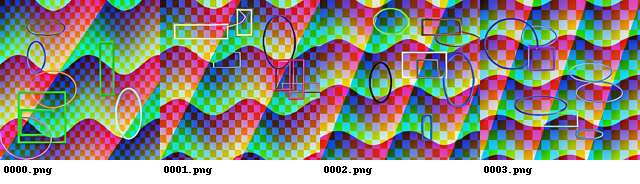
#> input picture experiments/full_repro/pytorch_official/smoke/visual_grid.png, 640 x 184 px
$ python -i export_pytorch_oracle_tensors.py   (imports and definitions only)
#> lines starting #> are read from the running program, lines starting #| are printed output that depends on the picture
#> further down, picture is the input picture: PIL image 640x184 RGB; mean R, G, B 141.7, 140, 131.7
#!/usr/bin/env python3
from __future__ import annotations

import argparse
import json
import subprocess
from pathlib import Path
import numpy as np
from PIL import Image

IMG_EXT = {".png", ".jpg", ".jpeg", ".bmp", ".webp"}


def official_resize(image: Image.Image, process_size: int = 512, upscale: int = 4):
#> called with process_size = 512, upscale = 4
    ori_width, ori_height = image.size
#> ori_width = 640; ori_height = 184
    resize_flag = False
    if ori_width < process_size // upscale or ori_height < process_size // upscale:
        scale = (process_size // upscale) / min(ori_width, ori_height)
        image = image.resize((int(scale * ori_width), int(scale * ori_height)))
        resize_flag = True
    image = image.resize((image.size[0] * upscale, image.size[1] * upscale))
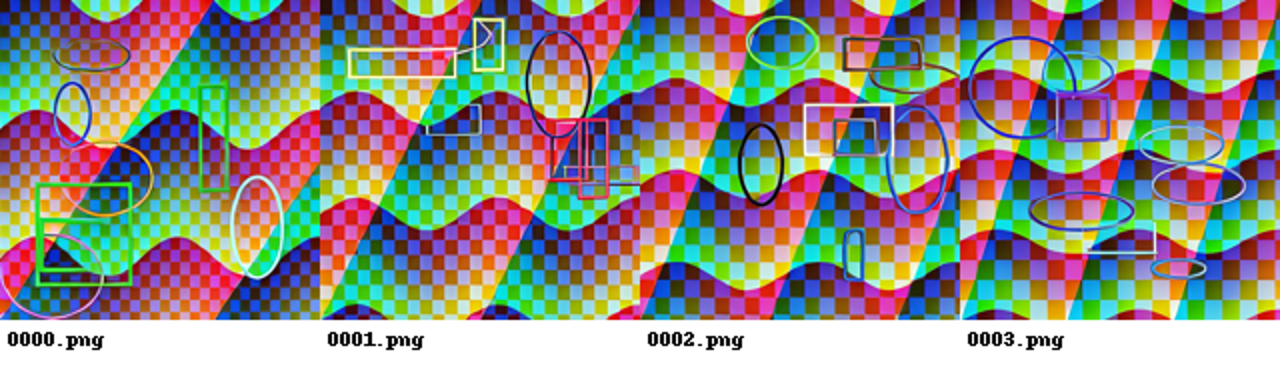
#> image: PIL image 2560x736 RGB (shown at 1/2 size); mean R, G, B 141.7, 140, 132
    new_width = image.width - image.width % 8
#> new_width = 2560
    new_height = image.height - image.height % 8
#> new_height = 736
    image = image.resize((new_width, new_height), Image.LANCZOS)
    return image, {"original_width": ori_width, "original_height": ori_height, "resize_flag": resize_flag, "new_width": new_width, "new_height": new_height}


def to_tensor(image: Image.Image) -> np.ndarray:
    arr = np.asarray(image).astype("float32") / 255.0
    return np.transpose(arr, (2, 0, 1))[None, ...]


# [89 lines left out: functions ram_preprocess, scheduler_arrays, main, not called in this run]


# [2 lines not run here, left out]

>>> from PIL import Image
>>> picture = Image.open('../experiments/full_repro/pytorch_official/smoke/visual_grid.png')
>>> result = official_resize(picture)
